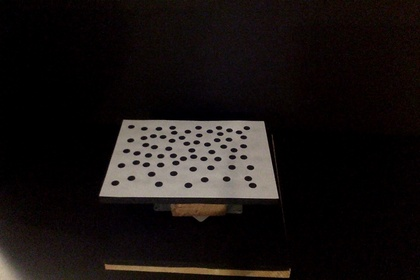
%> input picture patterncalib/CALIMAGES/cal01.jpg, 420 x 280 px, shrunk from 1080 x 720 before the run
$ octave --eval "result = calibseq('CALIMAGES/cal01.jpg');"   (GNU Octave 9; MATLAB toolbox functions it lacks are replaced by stand-ins)
%> lines starting %> are read from the running program, lines starting %| are printed output that depends on the picture
### patterncalib/options2cell.m
function C = options2cell(C,varargin)
for i=1:2:length(varargin)-1
    if ischar(varargin{i})
        eval(sprintf('C.%s=%s;',lower(varargin{i}),lower(num2str(varargin{i+1}))));
    else return;
    end
%     sprintf('C.%s=%s',num2str(varargin{i}),num2str(varargin{i+1}))
end;
end

### patterncalib/mydir.m
function names = mydir(path)
%> called with path = 'CALIMAGES/cal01.jpg'
[folder, name, ext] = fileparts(path);
if isempty(folder)
    folder='.';
end;
names = dir(path);
for i=1:length(names)
    names(i).name = sprintf('%s//%s', folder, names(i).name);
end;
%> in calibseq, I is the input picture: size 280x420x3 uint8; mean R, G, B 24.7, 19.7, 18.3

### patterncalib/detectellipses.m
function [ellipses,area,imsize] = detectellipses_v2(fname,THRESH)
%> called with THRESH = 70
% ellipses = detectellipses_v2(fname,THRESH)
if nargin<2
    THRESH = 50;
end

if size(fname,1)==1
    I = imread(fname);
    I = double(rgb2gray(I));
else
    I = fname;
end;
imsize = size(I);
%> imsize = [280 420]
MIN_ELLIP_SIZE = floor(prod(size(I))/80^2);
%> MIN_ELLIP_SIZE = 18
MAX_ELLIP_SIZE = floor(prod(size(I))/8^2);
%> MAX_ELLIP_SIZE = 1837

[L,nlabels] = bwlabel(I<THRESH);
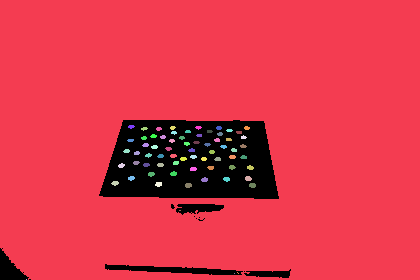
%> L: size 280x420 double; 70 distinct labels, from 0 to 69; one colour per label, 0 black
%> nlabels = 69
STATS = regionprops(L,'Area','Centroid','MajorAxisLength','MinorAxisLength','Orientation');
%> STATS = 69 regions; largest, Area, Centroid, MajorAxisLength, MinorAxisLength and Orientation: 103365 [213.8 135.9] 509.2 335.6 -1.21, 30 [188.9 185.9] 7.4 5.27 4.69, 30 [253.1 185.9] 7.4 5.27 -4.69, 29 [159.2 184.8] 7.37 5.21 9.43, 29 [248.8 179.1] 7.2 5.24 -9.97

ellipses = [cell2mat({STATS.Area}') cell2mat({STATS.Centroid}') cell2mat({STATS.MajorAxisLength}')/2 cell2mat({STATS.MinorAxisLength}')/2 -cell2mat({STATS.Orientation}')*pi/180];
%> ellipses = 69 rows, first 8: [103365 213.8 135.9 254.6 167.8 0.0211; 1 27 280 0.577 0.577 0; 28 115.7 183.8 3.83 2.41 -0.114; 25 122 166.2 3.54 2.33 -0.281; 22 127.2 151.6 3.42 2.11 -0.126; 18 131.2 140.9 3.6 1.65 -0.0619; 20 131.8 127.2 3.44 1.95 -0.1; 26 131.9 178.8 3.63 2.37 -0.194]

b = ellipses(:,1)>MIN_ELLIP_SIZE & ellipses(:,1)<MAX_ELLIP_SIZE & abs(log(ellipses(:,4))-log(ellipses(:,5)))<log(3);
%> b = 69 logical values, 48 true


ellipses = ellipses(b,:);
%> ellipses = 48 rows, first 8: [28 115.7 183.8 3.83 2.41 -0.114; 25 122 166.2 3.54 2.33 -0.281; 22 127.2 151.6 3.42 2.11 -0.126; 20 131.8 127.2 3.44 1.95 -0.1; 26 131.9 178.8 3.63 2.37 -0.194; 22 136.8 163.4 3.42 2.11 -0.126; 20 137.5 153.7 3.22 2.05 -0.195; 19 144.6 138.6 3.06 2.05 -0.0974]
area = ellipses(:,1);
%> area = 48 values, max 30 at index 26, min 19 at index 8, mean 22.92
ellipses = ellipses(:,2:end);
%> ellipses = 48 rows, first 8: [115.7 183.8 3.83 2.41 -0.114; 122 166.2 3.54 2.33 -0.281; 127.2 151.6 3.42 2.11 -0.126; 131.8 127.2 3.44 1.95 -0.1; 131.9 178.8 3.63 2.37 -0.194; 136.8 163.4 3.42 2.11 -0.126; 137.5 153.7 3.22 2.05 -0.195; 144.6 138.6 3.06 2.05 -0.0974]


% figure;imshow(uint8(I));hold;
% for k=1:size(ellipses,1)
%     drawellip_std(ellipses(k,:),'g-',3);
% end;

### patterncalib/detectellipsepattern.m
function [H, pts2d, matches] = detectellipsepattern(img_fname,EDGETHRESH,draw,thresh_wide,thresh_tight)
pattern_fname = 'pattern.txt';
R=0.092;
centers = load(pattern_fname);
if nargin<3
    draw=1;
end;
if nargin<2
    EDGETHRESH=50;
end;

[ellipses,area,imsize] = detectellipses(img_fname, EDGETHRESH);
%> imsize = [280 420]
if length(ellipses)<10
    H=-1;pts2d=-1;matches=-1;
    return;
end

C={};
Ci={};
for k=1:length(ellipses)
    C{k} = ellipse2conic(ellipses(k,:));
    Ci{k} = C{k}^-1;
end
%> this loop made 48 passes
%> (a in ellipse2conic, R in ellipse2conic, M in ellipse2conic) on passes 1 to 7: ([115.7; 183.8; 3.83; 2.41; -0.114], [0.994 0.114; -0.114 0.994], [0.0694 0.0117; 0.0117 0.17]), ([122; 166.2; 3.54; 2.33; -0.281], [0.961 0.277; -0.277 0.961], [0.0877 0.0277; 0.0277 0.176]), ([127.2; 151.6; 3.42; 2.11; -0.126], [0.992 0.125; -0.125 0.992], [0.0877 0.0173; 0.0173 0.222]), ([131.8; 127.2; 3.44; 1.95; -0.1], [0.995 0.0999; -0.0999 0.995], [0.0861 0.0177; 0.0177 0.261]), ([131.9; 178.8; 3.63; 2.37; -0.194], [0.981 0.193; -0.193 0.981], [0.0796 0.0195; 0.0195 0.175]), ([136.8; 163.4; 3.42; 2.11; -0.126], [0.992 0.125; -0.125 0.992], [0.0877 0.0173; 0.0173 0.222]), ([137.5; 153.7; 3.22; 2.05; -0.195], [0.981 0.194; -0.194 0.981], [0.102 0.0268; 0.0268 0.232])
%> (a in ellipse2conic, R in ellipse2conic, M in ellipse2conic, C in ellipse2conic) on passes 18, 28, 30, 31: ([161; 165.5; 3.61; 2.16; 0], [1 0; 0 1], [0.0769 0; 0 0.214], [0.0769 0 -12.38; 0 0.214 -35.46; -12.38 -35.46 7862.3]), ([194; 157.4; 3.56; 2.04; 0], [1 0; 0 1], [0.0788 0; 0 0.24], [0.0788 0 -15.28; 0 0.24 -37.75; -15.28 -37.75 8904.4]), ([204.5; 159.5; 3.06; 2.13; 0], [1 0; 0 1], [0.107 0; 0 0.221], [0.107 0 -21.91; 0 0.221 -35.18; -21.91 -35.18 10091.6]), ([205.1; 180.3; 3.62; 2.45; -0.128], [0.992 0.127; -0.127 0.992], [0.0778 0.0113; 0.0113 0.165], [0.0778 0.0113 -18; 0.0113 0.165 -31.99; -18 -31.99 9457.8])
%> after the loop, C = 48 items; Ci = 48 items


D = zeros(size(ellipses,1),size(ellipses,1));
%> D: size 48x48 double; every value is 0
for i=1:size(ellipses,1)
    for j=1:size(ellipses,1)
        M = Ci{i}*C{j};
        d =det(M);
        d =sign(d)*abs(d)^(1/3);
        MM = M/d;
        D(i,j) = sqrt(abs(3-trace(MM)));
    end;
end;
%> this loop made 48 passes
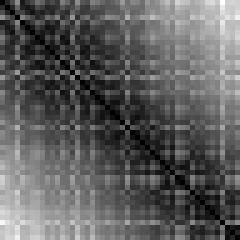
%> D: size 48x48 double (shown 5 times larger); min 0, max 46.31, mean 17.2; drawn with min black and max white

%%
xy = centers(:,1:2);
Dp = sum(xy.*xy,2)*ones(1,size(xy,1))+ones(size(xy,1),1)*sum(xy.*xy,2)'-2*xy*xy';
Dp = sqrt(Dp)/R;

%%
best_matches=[];

c=5;

[m,idx]=sort(D,2,'ascend');idx1=idx;
%> after `[m,idx]=sort(D,2,'ascend')`:
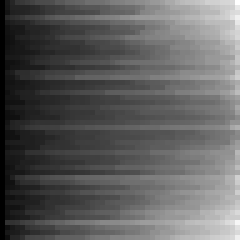
%> m: size 48x48 double (shown 5 times larger); min 0, max 46.31, mean 17.2; mean of the top-left, top-right, bottom-left and bottom-right quarters 9.9, 24.1, 10.7, 24.2; drawn with min black and max white
%> after `[m,idx]=sort(D,2,'ascend')`:
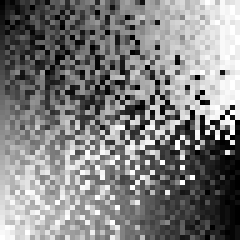
%> idx: size 48x48 double (shown 5 times larger); min 1, max 48, mean 24.5; drawn with min black and max white
d1=D(sub2ind(size(D),(1:size(D,1))',idx(:,2)));
%> d1 = 48 values, max 9.07 at index 45, min 2.62 at index 24, mean 3.82
d2=D(sub2ind(size(D),(1:size(D,1))',idx(:,3)));
%> d2 = 48 values, max 9.25 at index 45, min 2.97 at index 24, mean 4.7
d3=D(sub2ind(size(D),(1:size(D,1))',idx(:,4)));
%> d3 = 48 values, max 9.91 at index 1, min 3.23 at index 24, mean 5.48
d12=D(sub2ind(size(D),idx(:,2),idx(:,3)));
%> d12 = 48 values, max 10.23 at index 5, min 2.62 at index 21, mean 5.81
d13=D(sub2ind(size(D),idx(:,2),idx(:,4)));
%> d13 = 48 values, max 11.48 at index 15, min 2.91 at index 34, mean 6.23
d23=D(sub2ind(size(D),idx(:,3),idx(:,4)));
%> d23 = 48 values, max 12.6 at index 39, min 2.75 at index 8, mean 7.09
t12 = (d1.^2+d2.^2-d12.^2)./(2*d1.*d2);
%> t12 = 48 values, max 0.962 at index 36, min -1.13 at index 11, mean -0.126
t13 = (d1.^2+d3.^2-d13.^2)./(2*d1.*d3);
%> t13 = 48 values, max 1 at index 25, min -1.06 at index 40, mean 0.00636
t23 = (d2.^2+d3.^2-d23.^2)./(2*d2.*d3);
%> t23 = 48 values, max 0.964 at index 37, min -1.15 at index 35, mean -0.136
T = [t12 t23 t13] ./(sqrt(t12.^2+t13.^2+t23.^2)*[1 1 1]);
%> T = 48 rows, first 12: [0.318 0.72 0.617; 0.292 -0.887 0.358; 0.818 -0.54 0.196; 0.628 0.613 0.479; -0.911 -0.324 0.255; -0.902 -0.0635 -0.428; -0.94 0.306 -0.151; 0.0316 0.925 0.38; -0.544 -0.805 -0.236; -0.739 0.348 -0.577; -0.976 -0.0227 0.217; -0.766 -0.43 0.477]


[m,idx]=sort(Dp,2,'ascend');idx2=idx;
d1=Dp(sub2ind(size(Dp),(1:size(Dp,1))',idx(:,2)));
d2=Dp(sub2ind(size(Dp),(1:size(Dp,1))',idx(:,3)));
d3=Dp(sub2ind(size(Dp),(1:size(Dp,1))',idx(:,4)));
d12=Dp(sub2ind(size(Dp),idx(:,2),idx(:,3)));
d13=Dp(sub2ind(size(Dp),idx(:,2),idx(:,4)));
d23=Dp(sub2ind(size(Dp),idx(:,3),idx(:,4)));
t12 = (d1.^2+d2.^2-d12.^2)./(2*d1.*d2);
t13 = (d1.^2+d3.^2-d13.^2)./(2*d1.*d3);
t23 = (d2.^2+d3.^2-d23.^2)./(2*d2.*d3);
Tp = [t12 t23 t13] ./(sqrt(t12.^2+t13.^2+t23.^2)*[1 1 1]);

M = Tp*T';
[m,idx]=sort(M(:),'descend');
%> m = 3072 values, max 1 at index 1, min -0.999 at index 3072, mean 0.0458; idx = 3072 values, max 3072 at index 2950, min 1 at index 2856, mean 1536.5
[i_c,i_e]=ind2sub(size(M),idx(1:50));
%> i_c = 50 values, max 61 at index 36, min 1 at index 27, mean 26.72; i_e = 50 values, max 48 at index 6, min 1 at index 7, mean 25.04

% H = estimateHomographyRANSAC(centers(i_c,1),centers(i_c,2),ellipses(i_e,1),ellipses(i_e,2),0.10,5);

thresh = sqrt(median(area)/pi)*thresh_wide;
%> thresh = 1.32
for i=1:length(i_e)
    H = estimateHomography(centers(idx2(i_c(i),1:c),1),centers(idx2(i_c(i),1:c),2),ellipses(idx1(i_e(i),1:c),1),ellipses(idx1(i_e(i),1:c),2));
    matches = testHomography(H, centers(:,1), centers(:,2),ellipses(:,1),ellipses(:,2),thresh);
    if size(matches,1)>size(best_matches,1);
        best_matches = matches;
        size(best_matches,1);
        if size(best_matches,1)==64
            break;
        end;
    end;
end;
%> this loop made 50 passes
%> (idx2 in testHomography, idx1 in testHomography, best_matches) on pass 2: ([6; 32; 63], [35; 38; 47], [35 6; 38 32; 47 63])
%> (idx1 in testHomography, idx2 in testHomography, matches) on passes 7, 8, 18, 21, 23, 26: ([1; 2; 5; 6; 12], [55; 29; 46; 31; 47], [1 55; 2 29; 5 46; 6 31; 12 47]), ([2; 6; 10; 19], [36; 32; 14; 4], [2 36; 6 32; 10 14; 19 4]), ([4; 24], [38; 63], [4 38; 24 63]), ([38; 40; 42; 47], [33; 3; 2; 5], [38 33; 40 3; 42 2; 47 5]), ([6; 7], [43; 9], [6 43; 7 9]), ([3; 6; 9; 11; 17], [35; 16; 33; 34; 13], [3 35; 6 16; 9 33; 11 34; 17 13])
%> pass 1, in testHomography, `d = sqrt(sum(xy.*xy,2)*ones(1,size(XY,1))+ones(size(xy,1),1)*sum(XY.*X..`:
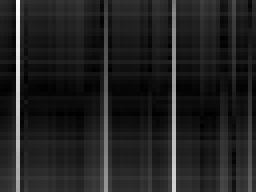
%> d: size 48x64 double (shown 4 times larger); min 2.02, max 378.7, mean 51.9; drawn with min black and max white
%> pass 3, in testHomography (call 3), `d = sqrt(sum(xy.*xy,2)*ones(1,size(XY,1))+ones(size(xy,1),1)*sum(XY.*X..`:
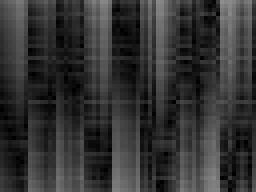
%> d: size 48x64 double (shown 4 times larger); min 0.00648, max 143, mean 51.7
%> after the loop, best_matches = 44 rows, first 12: [1 54; 2 53; 3 30; 5 52; 6 15; 7 35; 8 31; 9 32; 10 16; 11 49; 12 21; 13 8]
H = estimateHomography(centers(best_matches(:,2),1), centers(best_matches(:,2),2),ellipses(best_matches(:,1),1),ellipses(best_matches(:,1),2));
%> H = [-0.156 -0.067 0.768; -0.0035 0.0466 0.615; -1.15e-05 -0.000318 0.00407]

thresh = sqrt(median(area(best_matches(:,1)))/pi)*thresh_tight;
%> thresh = 0.331
% thresh = sqrt(mean(area)/pi)/10;

for m=1:5
    matches = testHomography(H, centers(:,1), centers(:,2),ellipses(:,1),ellipses(:,2),thresh);
    H = estimateHomography(centers(matches(:,2),1), centers(matches(:,2),2),ellipses(matches(:,1),1),ellipses(matches(:,1),2));
%     thresh = sqrt(mean(area(matches(:,1)))/pi)/10;
end

disp(sprintf('Final matches = %d\n', length(matches)));
%| Final matches = 44


xy = centers(matches(:,2),1:2);
%> xy = 44 rows, first 12: [1.67 1.28; 1.64 0.633; 1.61 0.0445; 1.67 -1.07; 1.31 1.1; 1.33 0.137; 1.23 -0.539; 1.15 -0.22; 1.03 0.6; 1.02 0.222; 0.848 0.953; 0.987 -0.631]
XY = ellipses(matches(:,1),1:2);
%> XY = 44 rows, first 12: [115.7 183.8; 122 166.2; 127.2 151.6; 131.8 127.2; 131.9 178.8; 137.5 153.7; 144.6 138.6; 146.2 145.6; 146.9 165.4; 149 155.9; 151.9 174.7; 154.1 136.7]

H = estimateHomography(xy(:,1),xy(:,2),XY(:,1),XY(:,2));

pts2d = ellipses(:,1:2);
%> pts2d = 48 rows, first 12: [115.7 183.8; 122 166.2; 127.2 151.6; 131.8 127.2; 131.9 178.8; 136.8 163.4; 137.5 153.7; 144.6 138.6; 146.2 145.6; 146.9 165.4; 149 155.9; 151.9 174.7]

if draw
    for i=1:size(ellipses,1);
        drawellip_std(ellipses(i,:),'r-',1);
        a = ellipses(i,1:2);
        plot(a(1),a(2),'wo');
    end;
%> this loop made 48 passes
%> (R in drawellip_std, a) on passes 1 to 12: ([0.994 -0.114; 0.114 0.994], [115.7 183.8]), ([0.961 -0.277; 0.277 0.961], [122 166.2]), ([0.992 -0.125; 0.125 0.992], [127.2 151.6]), ([0.995 -0.0999; 0.0999 0.995], [131.8 127.2]), ([0.981 -0.193; 0.193 0.981], [131.9 178.8]), ([0.992 -0.125; 0.125 0.992], [136.8 163.4]), ([0.981 -0.194; 0.194 0.981], [137.5 153.7]), ([0.995 -0.0973; 0.0973 0.995], [144.6 138.6]), ([0.992 -0.125; 0.125 0.992], [146.2 145.6]), ([0.998 -0.0646; 0.0646 0.998], [146.9 165.4]), ([0.985 -0.175; 0.175 0.985], [149 155.9]), ([0.992 -0.127; 0.127 0.992], [151.9 174.7])

    for i=1:size(centers,1);
        a = centers(i,1:2);
        a = H*[a(:);1];
        a = a(1:2)/a(3);
        plot(a(1),a(2),'w+');
        if ismember(i,matches(:,2))
            text(a(1),a(2),sprintf('%d',i),'Color','green');
        else
            text(a(1),a(2),sprintf('%d',i),'Color','red');
        end;
    end
end;

### patterncalib/ellipse2conic.m
function C = ellipse2conic(a)
a=a(:);
R = [cos(a(5)) -sin(a(5));sin(a(5)) cos(a(5))];
M = R*diag(a(3:4).^(-2))*R';
m = a(1:2);
C = [M -M*m;-m'*M m'*M*m-1];

### patterncalib/estimateHomography.m
function H = estimateHomography(u1, v1, u2, v2);
e=ones(size(u1));
z=zeros(size(u1));

M=[u1 v1 e z z z -u1.*u2 -v1.*u2 -u2
   z z z u1 v1 e -u1.*v2 -v1.*v2 -v2];
[U,S,V] = svd(M);
h = V(:,size(V,2));
H = reshape(h, [3,3])';

### patterncalib/testHomography.m
function match = testHomography(H, u1,v1,u2,v2,thresh)
%match = testHomography(H, u1,v1,u2,v2,thresh)

[U2,V2]=applyHomography(H,u1,v1);


% [7 lines of commented-out code are left out]

xy=[u2,v2];
XY=[U2,V2];

d = sqrt(sum(xy.*xy,2)*ones(1,size(XY,1))+ones(size(xy,1),1)*sum(XY.*XY,2)'-2*xy*XY');
[m1,nearest1] = min(d,[],2);
[m2,nearest2] = min(d',[],2);

idx1 = find(nearest2(nearest1)==(1:length(nearest1))');
idx2 = nearest1(idx1);


b = d(sub2ind(size(d),idx1,idx2))<thresh;
idx1 = idx1(b);
idx2 = idx2(b);

match = [idx1 idx2];

function [U,V] = applyHomography(H, u, v);
M=H*[u(:)';v(:)';ones(size(u(:)'))];
U=M(1,:)./(M(3,:));
V=M(2,:)./(M(3,:));
U=reshape(U,size(u));
V=reshape(V,size(v));

### patterncalib/drawellip_std.m
function drawellip_std(a,mark,th)
if nargin<3
    th=1;
end;
if nargin<2
    mark = 'r-';
end;
N=100;
t = 0:(2*pi/N):(2*pi-2*pi/N);
U = [cos(t);sin(t)]';

R = [cos(a(5)) sin(a(5));-sin(a(5)) cos(a(5))];
XX=U*diag(a(3:4))*R + ones(N,1)*a(1:2);
plot(XX(:,1),XX(:,2),mark,'linewidth',th);

### patterncalib/calibseq.m
function calibration = calibseq(fname_pattern, varargin)
% CALIBSEQ calibrates a sequence of images containing black dot pattern.
%     C = CALIBSEQ(filenames, 'param1',value1,'param2',value2,...) reads a
%     file sequence described by the 'filenames' string. This string is
%     used as input to the DIR command so the method will operate on
%     whatever images are returned by a call to
%           DIR(filenames)
%
%     This can then be followed by optional parameter values from the
%     following list:
%
%     black - An intensity threshold [0-255] used to binarize each image.
%       Anything bellow that value becomes black, anything above, white.
%       Default=50.
%
%     bundle - A binary parameter [0, 1] that determines if a bundle
%       adjustment step will follow the linear estimate of intrinsics and
%       camera pose. Default=1.
%
%     bundlesteps - A positive integer that determines the number of bundle
%       adjustment steps (Only used if bundle=1). Default=100.
%
%     draw - A binary parameter [0, 1] that determines if CALIBSEQ produces
%       a graphical output (rendering images & detected pattern as well as
%       3d scene structure). Default=1.
%
%     thresh1 - A distance threshold that determines the initial inliers to
%       each homography. It is expressed in terms of the mean radius of the
%       ellipses present in the image. Default=1/2.
%
%     thresh2 - A more conservative distance threshold that determines the
%       final inliers to each homography. It is expressed in terms of the
%       mean radius of the inlier ellipses present in the image.
%       Default=1/8.
%
%     The result C is a structure that contains camera pose per image
%     and intrinsic parameters as well as the refined 3d structure of the
%     pattern, image file names the 2d positions of the dots etc. Use
%     CREATE_CALIB_FILES(C) to generate text files for each P matrix in the
%     sequence. CREATE_CALIB_FILESPMVS(C) will create files that can be
%     read by Y. Furukawa's PMVS software.
%
%     The current version of this method assumes all images have been
%     obtained with constant focal length. This will be relaxed in future
%     versions.
%
%
%   Copyright (2010) George Vogiatzis & Carlos Hern醤dez

OPT=[];
OPT.black=70;
OPT.bundle=1;
OPT.bundlesteps=300;
OPT.draw=1;
OPT.thresh1=1/2;
OPT.thresh2=1/8;

OPT = options2cell(OPT,varargin{:});
EDGETHRESH = OPT.black;
bundle_adjust=OPT.bundle;
draw = OPT.draw;

c = mydir(fname_pattern);
if isempty(c)
    disp('No image was found.');
end;
pts3d = load('pattern.txt');
Hs={};
matches={};
pts2d={};
if draw
    figure;
end;

nfo=imfinfo(c(1).name);
sz = [nfo.Height,nfo.Width];

%% process each image
for k=1:length(c);
    if draw
        [qqq,justname,www] = fileparts(c(k).name);
        I = imread(c(k).name);I=rgb2gray(I);
        imshow(I);title(justname);hold on;
        [H, p, m] = detectellipsepattern(I,EDGETHRESH,draw,OPT.thresh1,OPT.thresh2);
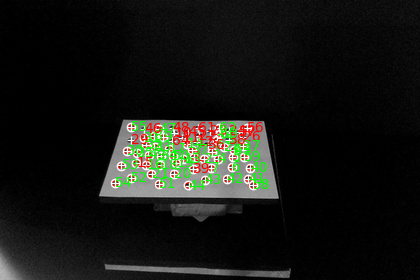
%> figure redrawn from the program's plot data; its title reads 'cal01'
        hold off;drawnow;
    else
        [H, p, m] = detectellipsepattern(c(k).name,EDGETHRESH,draw,OPT.thresh1,OPT.thresh2);
    end;

    pts2d{k} = p;
    matches{k} = m;
    Hs{k}=H;
end;

%% Using J.-Y. Bouguet's toolbox for optimizing camera parameters (intrinsic &
%% extrinsic)
for i=1:length(Hs)
    p = pts2d{i};
    m = matches{i};
    eval(sprintf('x_%d = p(m(:,1),:)'';',i));
    eval(sprintf('X_%d = pts3d(m(:,2),:)'';',i));
end;
%> this loop made 1 pass

n_ima=length(Hs);
nx = sz(2);
ny = sz(1);
two_focals_init = 0;
est_aspect_ratio = 0;
center_optim=0;
est_dist = [0;0;0;0;0];
go_calib_optim;
%> (this line was passed over: go_calib_optim is not available in this run)

%% Extracting output
c=mydir(fname_pattern);
%> (the run ends here)
